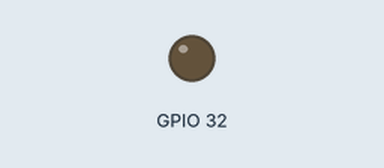
This sketch was run on a simulated ESP32. Shown: output pins drawn as LEDs (lit = HIGH). WiFi joins after 1.5 s; servers stay silent unless stated; what the sketch prints to the serial monitor is not drawn.

Above: at 4.3 s.
At 9.3 s:
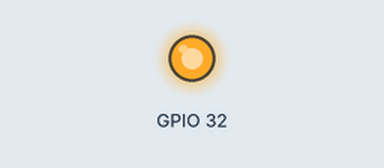
Timing chart, 0 to 14.8 s (numbered marks = the images above):
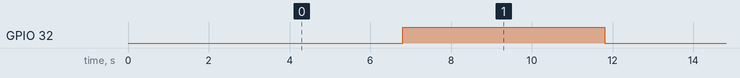

Measured:
- by itself, GPIO 32: alternates HIGH for 5.0 s and LOW for 5.0 s

The sketch:

replay.ino
```cpp
#include <WiFi.h>
#include <BlynkSimpleEsp32.h>

char token[] = " llr2HhLOT1rgKfJMjC0X6ALk0UMVG3TR";
const char* ssid = "ZTE-c29af6";
const char* password = "38d82fc2";

BlynkTimer timer;

void sendata(){
  digitalWrite(32, HIGH);
  Blynk.virtualWrite(V0, 1);
  delay(5000);
  Blynk.virtualWrite(V0, 0);
  digitalWrite(32, LOW);
  delay(5000);
}

void setup() {
  // put your setup code here, to run once:
  Serial.begin(9600);
  WiFi.begin(ssid, password);
  while(WiFi.status() != WL_CONNECTED){
    Serial.println("Dang ket noi...");
    delay(500);
  }
  Serial.println("Da ket noi thanh cong!!!");
  Blynk.begin(token, ssid, password);
  pinMode(32,OUTPUT);
  timer.setInterval(5000L, sendata);
}

void loop() {
  // put your main code here, to run repeatedly:
  Blynk.run();
  timer.run();
}
```
